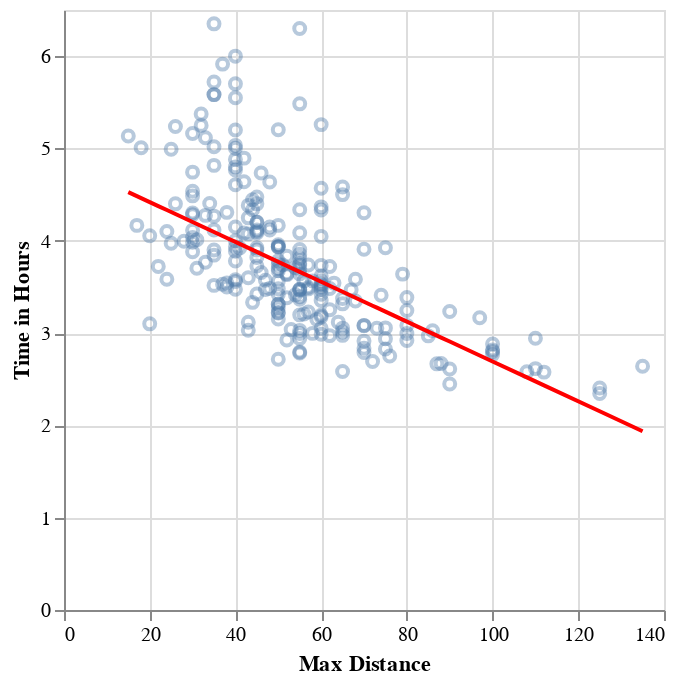

The cell this chart's notebook holds for it:
### Markdown cell above
**Question 3.5.1**
<br> {points: 1}

Now, let's visualize the model predictions as a straight line overlaid on the test data. First, create a scatterplot to assess the relationship between race time (`time_hrs`) and maximum distance ran per week during training (`max`) on the **testing data.** Then add a line to the plot corresponding to the predictions (`predictions`) from the fit linear regression model. Remember to do whatever is necessary to make this an effective visualization.

*Assign the plot to an object called `marathon_plot_test`.*

### Code cell
# marathon_plot = ___

# your code here
marathon_plot_test = alt.Chart(test_preds).mark_point(opacity=0.4).encode(
    x=alt.X('max').title('Max Distance'),
    y=alt.Y('time_hrs').title('Time in Hours')
) + alt.Chart(test_preds).mark_line(color='red').encode(
    x=alt.X('max'),
    y=alt.Y('predictions')
)

marathon_plot_test

### Figure 1 — Vega-Lite specification as saved in the notebook (floating-point values rounded to 4 significant figures; data arrays with more than 128 entries replaced by an {"elided": "..."} marker saying what was removed)
{"config": {"view": {"continuousWidth": 300, "continuousHeight": 300}}, "layer": [{"mark": {"type": "point", "opacity": 0.4}, "encoding": {"x": {"field": "max", "title": "Max Distance", "type": "quantitative"}, "y": {"field": "time_hrs", "title": "Time in Hours", "type": "quantitative"}}}, {"mark": {"type": "line", "color": "red"}, "encoding": {"x": {"field": "max", "type": "quantitative"}, "y": {"field": "predictions", "type": "quantitative"}}}], "data": {"name": "data-8917e36472b3046d8aa36456737503fd"}, "$schema": "https://vega.github.io/schema/vega-lite/v5.8.0.json", "datasets": {"data-8917e36472b3046d8aa36456737503fd": {"elided": "233 records"}}}
